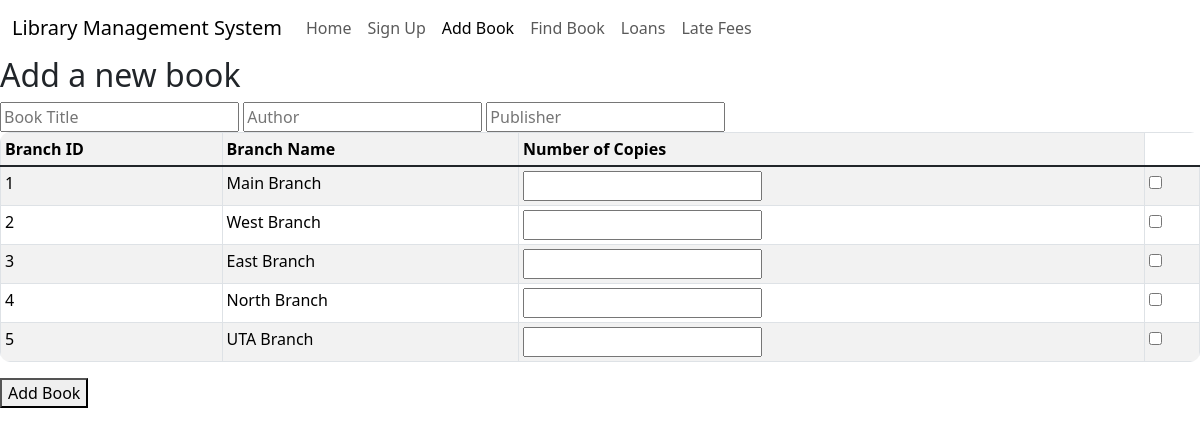
Screenshot of /book with the database file from the repository.
### tables this page shows
CREATE TABLE Library_Branch (
    branch_id       INTEGER PRIMARY KEY AUTOINCREMENT,
    branch_name     VARCHAR(15) NOT NULL,
    branch_address  VARCHAR(50) NOT NULL
, late_fee float);

### app.py (the view)
@app.route('/book', methods=['GET'])
def book():
    try:
        sqliteConnection = sqlite3.connect('LMS.db')
        cursor = sqliteConnection.cursor()
        print("Database successfully connected: BOOK")
        select_query = """
                SELECT branch_id, branch_name
                FROM Library_Branch;
                """
        cursor.execute(select_query)
        data = cursor.fetchall()
        cursor.close()
        sqliteConnection.close()
    except Exception as e:
        print("Error: ", e)
    return render_template('book.html', branches=data)

### templates/book.html (shortened to what this page needs)
<!DOCTYPE html>
<html lang="en">
<head>
    <link href="https://cdn.jsdelivr.net/npm/bootstrap@5.3.2/dist/css/bootstrap.min.css" rel="stylesheet">
    <link rel="stylesheet" href="{{ url_for('static', filename='styles.css') }}">
</head>
<body>
    <nav class="navbar navbar-expand-lg">
        <div class="container-fluid">
            <span class="navbar-brand mb-0 h1">Library Management System</span>
            <div class="collapse navbar-collapse" id="navbarNav">
                <div class="navbar-nav">
                        <a class="nav-link" href="{{ url_for('home') }}">Home</a>
                        <a class="nav-link" href="{{ url_for('borrower') }}">Sign Up</a>
                        <a class="nav-link active" aria-current="page" href="{{ url_for('book') }} ">Add Book</a>
                        <a class="nav-link" href="{{ url_for('find_book') }}"">Find Book</a>
                        <a class="nav-link" href="{{ url_for('find_loan') }}"">Loans</a>
                        <a class="nav-link" href="{{ url_for('latefees') }}"">Late Fees</a>
                </div>
            </div>
        </div>
    </nav>
    <h2>Add a new book</h2>
    <form method="post" action="{{ url_for('new_book') }}">
        <input type="text" name="booktitle" id="booktitle" placeholder="Book Title">
        <input type="text" name="author" id="author" placeholder="Author">
        <input type="text" name="publisher" id="publisher" placeholder="Publisher">
        <table class="table table-sm table-striped table-hover table-bordered">
            <tr>
                <th>Branch ID</th>
                <th>Branch Name</th>
                <th>Number of Copies</th>
            </tr>
            <tbody class="table-group-divider">
            {% for branch in branches %}
            <tr>
                <td> {{ branch[0]}} </td>
                <td> {{ branch[1]}} </td>
                <td> <input type="text" name="noCopies_{{ branch[0] }}" id="noCopies_ {{ branch[0] }}"> </td>
                <td> <input type="checkbox" name="branchCheck_{{ branch[0] }}" id="branchCheck_{{ branch[0] }}" value="yes" /> </td>
            </tr>
            {% endfor %}
        </table>
        <button type="submit" id="addBookBtn">Add Book</button>
    </form>
</body>
</html>

### static/styles.css (style rules this page uses)
.table { border-radius: 10px; overflow: hidden; }

### rows the page displays
Library_Branch: branch_id "1", branch_name "Main Branch"
Library_Branch: branch_id "2", branch_name "West Branch"
Library_Branch: branch_id "3", branch_name "East Branch"
Library_Branch: branch_id "4", branch_name "North Branch"
Library_Branch: branch_id "5", branch_name "UTA Branch"
